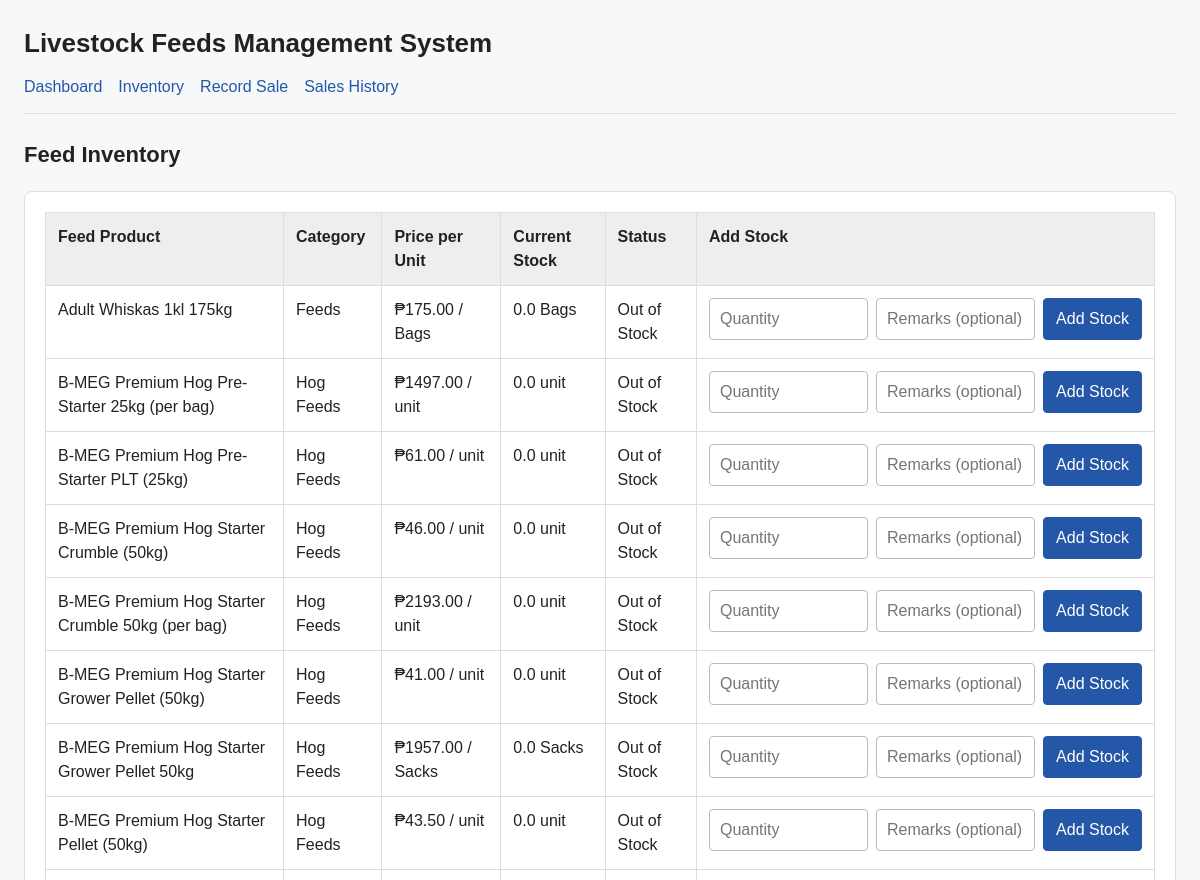
Before: / (upper part) with the older database file.
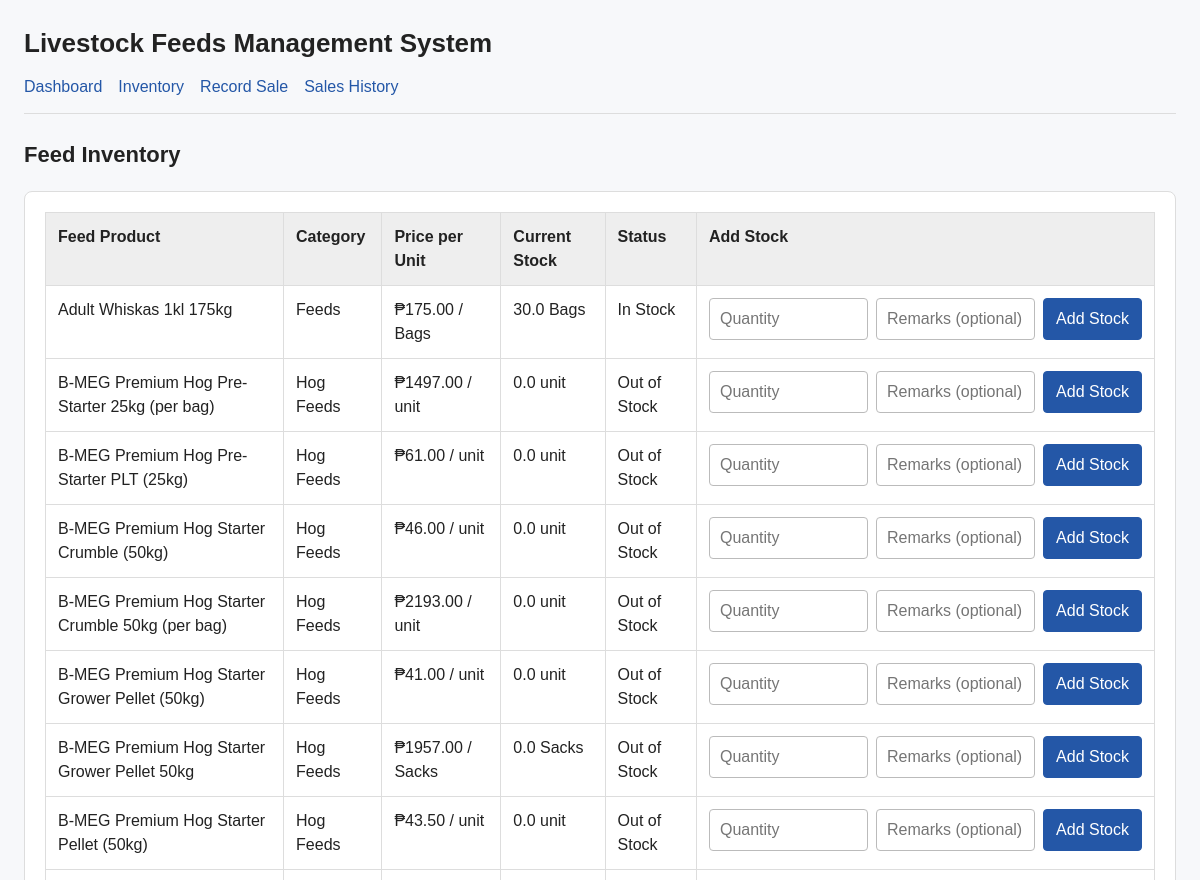
After: the same page with the newer database file.
### models.py (models this page shows)
class FeedProduct(db.Model):
    __tablename__ = "feed_products"
    id = db.Column(db.Integer, primary_key=True)
    name = db.Column(db.String(120), nullable=False, unique=True)
    category = db.Column(db.String(80), nullable=False)
    unit_price = db.Column(db.Numeric(10, 2), nullable=False, default=0)
    stock_quantity = db.Column(db.Float, nullable=False, default=0)
    unit = db.Column(db.String(20), nullable=False, default="kg")
    low_stock_threshold = db.Column(
        db.Float, nullable=False, default=10
    )
    inventory_logs = db.relationship(
        "InventoryLog",
        backref="product",
        lazy=True
    )

### app.py (the view)
@app.route("/")
def index():
    products = db.session.execute(
        select(FeedProduct).order_by(FeedProduct.name)
    ).scalars().all()
    return render_template("index.html", products=products)

### templates/index.html (shortened to what this page needs)
{% extends "base.html" %}
{% block content %}
    <h2 class="page-title">Feed Inventory</h2>
    <section class="panel">
        {% if products %}
            <div class="table-scroll">
                <table>
                    <thead>
                        <tr>
                            <th>Feed Product</th>
                            <th>Category</th>
                            <th>Price per Unit</th>
                            <th>Current Stock</th>
                            <th>Status</th>
                            <th>Add Stock</th>
                        </tr>
                    </thead>
                    <tbody>
                        {% for product in products %}
                            <tr>
                                <td>{{ product.name }}</td>
                                <td>{{ product.category }}</td>
                                <td>
                                    ₱{{ "%.2f"|format(product.unit_price) }}
                                    / {{ product.unit }}
                                </td>
                                <td>
                                    {{ product.stock_quantity }} {{ product.unit }}
                                </td>
                                <td>
                                    {% if product.stock_quantity <= 0 %}
                                        Out of Stock
                                    {% elif product.stock_quantity
                                        <= product.low_stock_threshold %}
                                        Low Stock
                                    {% else %}
                                        In Stock
                                    {% endif %}
                                </td>
                                <td>
                                    <form
                                        class="inline-form"
                                        action="{{ url_for(
                                            'add_stock',
                                            product_id=product.id
                                        ) }}"
                                        method="POST"
                                    >
                                        <input
                                            type="number"
                                            name="quantity"
                                            min="0.01"
                                            step="0.01"
                                            placeholder="Quantity"
                                            required
                                        >
                                        <input
                                            type="text"
                                            name="remarks"
                                            placeholder="Remarks (optional)"
                                        >
                                        <button type="submit">Add Stock</button>
                                    </form>
                                </td>
                            </tr>
                        {% endfor %}
                    </tbody>
                </table>
            </div>
        {% else %}
            <p>No predefined products are configured.</p>
        {% endif %}
    </section>
{% endblock %}

Changed rows visible on the page:
changed FeedProduct "Adult Whiskas 1kl 175kg": stock_quantity "0.0" → "30.0"; stock_quantity "Out of Stock" → "In Stock"
